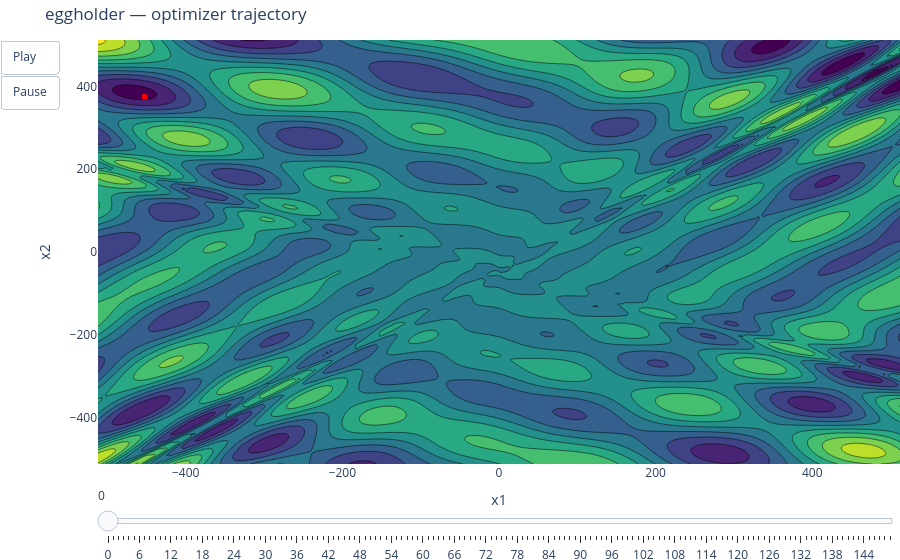

The cell this chart's notebook holds for it:
### Code cell
plot_contour_with_trajectory(L.eggholder, result).show()

### Figure 1 — Plotly figure (JSON) as saved in the notebook; plotly's stock layout.template omitted (floating-point values rounded to 4 significant figures; data arrays with more than 128 entries replaced by an {"elided": "..."} marker saying what was removed)
{"data": [{"colorscale": [[0.0, "#440154"], [0.1111, "#482878"], [0.2222, "#3e4989"], [0.3333, "#31688e"], [0.4444, "#26828e"], [0.5556, "#1f9e89"], [0.6667, "#35b779"], [0.7778, "#6ece58"], [0.8889, "#b5de2b"], [1.0, "#fde725"]], "showscale": false, "type": "contour", "x": {"elided": "200 float values"}, "y": {"elided": "200 float values"}, "z": {"elided": "200x200 float values"}}, {"line": {"color": "red"}, "marker": {"color": "red", "size": 6}, "mode": "lines+markers", "type": "scatter", "x": [-452.5], "y": [375.0]}], "layout": {"margin": {"b": 0, "l": 0, "r": 0, "t": 40}, "sliders": [{"steps": [{"args": [["0"], {"frame": {"duration": 0, "redraw": true}, "mode": "immediate"}], "label": "0", "method": "animate"}, {"args": [["1"], {"frame": {"duration": 0, "redraw": true}, "mode": "immediate"}], "label": "1", "method": "animate"}, {"args": [["2"], {"frame": {"duration": 0, "redraw": true}, "mode": "immediate"}], "label": "2", "method": "animate"}, {"args": [["3"], {"frame": {"duration": 0, "redraw": true}, "mode": "immediate"}], "label": "3", "method": "animate"}, {"args": [["4"], {"frame": {"duration": 0, "redraw": true}, "mode": "immediate"}], "label": "4", "method": "animate"}, {"args": [["5"], {"frame": {"duration": 0, "redraw": true}, "mode": "immediate"}], "label": "5", "method": "animate"}, {"args": [["6"], {"frame": {"duration": 0, "redraw": true}, "mode": "immediate"}], "label": "6", "method": "animate"}, {"args": [["7"], {"frame": {"duration": 0, "redraw": true}, "mode": "immediate"}], "label": "7", "method": "animate"}, {"args": [["8"], {"frame": {"duration": 0, "redraw": true}, "mode": "immediate"}], "label": "8", "method": "animate"}, {"args": [["9"], {"frame": {"duration": 0, "redraw": true}, "mode": "immediate"}], "label": "9", "method": "animate"}, {"args": [["10"], {"frame": {"duration": 0, "redraw": true}, "mode": "immediate"}], "label": "10", "method": "animate"}, {"args": [["11"], {"frame": {"duration": 0, "redraw": true}, "mode": "immediate"}], "label": "11", "method": "animate"}, {"args": [["12"], {"frame": {"duration": 0, "redraw": true}, "mode": "immediate"}], "label": "12", "method": "animate"}, {"args": [["13"], {"frame": {"duration": 0, "redraw": true}, "mode": "immediate"}], "label": "13", "method": "animate"}, {"args": [["14"], {"frame": {"duration": 0, "redraw": true}, "mode": "immediate"}], "label": "14", "method": "animate"}, {"args": [["15"], {"frame": {"duration": 0, "redraw": true}, "mode": "immediate"}], "label": "15", "method": "animate"}, {"args": [["16"], {"frame": {"duration": 0, "redraw": true}, "mode": "immediate"}], "label": "16", "method": "animate"}, {"args": [["17"], {"frame": {"duration": 0, "redraw": true}, "mode": "immediate"}], "label": "17", "method": "animate"}, {"args": [["18"], {"frame": {"duration": 0, "redraw": true}, "mode": "immediate"}], "label": "18", "method": "animate"}, {"args": [["19"], {"frame": {"duration": 0, "redraw": true}, "mode": "immediate"}], "label": "19", "method": "animate"}, {"args": [["20"], {"frame": {"duration": 0, "redraw": true}, "mode": "immediate"}], "label": "20", "method": "animate"}, {"args": [["21"], {"frame": {"duration": 0, "redraw": true}, "mode": "immediate"}], "label": "21", "method": "animate"}, {"args": [["22"], {"frame": {"duration": 0, "redraw": true}, "mode": "immediate"}], "label": "22", "method": "animate"}, {"args": [["23"], {"frame": {"duration": 0, "redraw": true}, "mode": "immediate"}], "label": "23", "method": "animate"}, {"args": [["24"], {"frame": {"duration": 0, "redraw": true}, "mode": "immediate"}], "label": "24", "method": "animate"}, {"args": [["25"], {"frame": {"duration": 0, "redraw": true}, "mode": "immediate"}], "label": "25", "method": "animate"}, {"args": [["26"], {"frame": {"duration": 0, "redraw": true}, "mode": "immediate"}], "label": "26", "method": "animate"}, {"args": [["27"], {"frame": {"duration": 0, "redraw": true}, "mode": "immediate"}], "label": "27", "method": "animate"}, {"args": [["28"], {"frame": {"duration": 0, "redraw": true}, "mode": "immediate"}], "label": "28", "method": "animate"}, {"args": [["29"], {"frame": {"duration": 0, "redraw": true}, "mode": "immediate"}], "label": "29", "method": "animate"}, {"args": [["30"], {"frame": {"duration": 0, "redraw": true}, "mode": "immediate"}], "label": "30", "method": "animate"}, {"args": [["31"], {"frame": {"duration": 0, "redraw": true}, "mode": "immediate"}], "label": "31", "method": "animate"}, {"args": [["32"], {"frame": {"duration": 0, "redraw": true}, "mode": "immediate"}], "label": "32", "method": "animate"}, {"args": [["33"], {"frame": {"duration": 0, "redraw": true}, "mode": "immediate"}], "label": "33", "method": "animate"}, {"args": [["34"], {"frame": {"duration": 0, "redraw": true}, "mode": "immediate"}], "label": "34", "method": "animate"}, {"args": [["35"], {"frame": {"duration": 0, "redraw": true}, "mode": "immediate"}], "label": "35", "method": "animate"}, {"args": [["36"], {"frame": {"duration": 0, "redraw": true}, "mode": "immediate"}], "label": "36", "method": "animate"}, {"args": [["37"], {"frame": {"duration": 0, "redraw": true}, "mode": "immediate"}], "label": "37", "method": "animate"}, {"args": [["38"], {"frame": {"duration": 0, "redraw": true}, "mode": "immediate"}], "label": "38", "method": "animate"}, {"args": [["39"], {"frame": {"duration": 0, "redraw": true}, "mode": "immediate"}], "label": "39", "method": "animate"}, {"args": [["40"], {"frame": {"duration": 0, "redraw": true}, "mode": "immediate"}], "label": "40", "method": "animate"}, {"args": [["41"], {"frame": {"duration": 0, "redraw": true}, "mode": "immediate"}], "label": "41", "method": "animate"}, {"args": [["42"], {"frame": {"duration": 0, "redraw": true}, "mode": "immediate"}], "label": "42", "method": "animate"}, {"args": [["43"], {"frame": {"duration": 0, "redraw": true}, "mode": "immediate"}], "label": "43", "method": "animate"}, {"args": [["44"], {"frame": {"duration": 0, "redraw": true}, "mode": "immediate"}], "label": "44", "method": "animate"}, {"args": [["45"], {"frame": {"duration": 0, "redraw": true}, "mode": "immediate"}], "label": "45", "method": "animate"}, {"args": [["46"], {"frame": {"duration": 0, "redraw": true}, "mode": "immediate"}], "label": "46", "method": "animate"}, {"args": [["47"], {"frame": {"duration": 0, "redraw": true}, "mode": "immediate"}], "label": "47", "method": "animate"}, {"args": [["48"], {"frame": {"duration": 0, "redraw": true}, "mode": "immediate"}], "label": "48", "method": "animate"}, {"args": [["49"], {"frame": {"duration": 0, "redraw": true}, "mode": "immediate"}], "label": "49", "method": "animate"}, {"args": [["50"], {"frame": {"duration": 0, "redraw": true}, "mode": "immediate"}], "label": "50", "method": "animate"}, {"args": [["51"], {"frame": {"duration": 0, "redraw": true}, "mode": "immediate"}], "label": "51", "method": "animate"}, {"args": [["52"], {"frame": {"duration": 0, "redraw": true}, "mode": "immediate"}], "label": "52", "method": "animate"}, {"args": [["53"], {"frame": {"duration": 0, "redraw": true}, "mode": "immediate"}], "label": "53", "method": "animate"}, {"args": [["54"], {"frame": {"duration": 0, "redraw": true}, "mode": "immediate"}], "label": "54", "method": "animate"}, {"args": [["55"], {"frame": {"duration": 0, "redraw": true}, "mode": "immediate"}], "label": "55", "method": "animate"}, {"args": [["56"], {"frame": {"duration": 0, "redraw": true}, "mode": "immediate"}], "label": "56", "method": "animate"}, {"args": [["57"], {"frame": {"duration": 0, "redraw": true}, "mode": "immediate"}], "label": "57", "method": "animate"}, {"args": [["58"], {"frame": {"duration": 0, "redraw": true}, "mode": "immediate"}], "label": "58", "method": "animate"}, {"args": [["59"], {"frame": {"duration": 0, "redraw": true}, "mode": "immediate"}], "label": "59", "method": "animate"}, {"args": [["60"], {"frame": {"duration": 0, "redraw": true}, "mode": "immediate"}], "label": "60", "method": "animate"}, {"args": [["61"], {"frame": {"duration": 0, "redraw": true}, "mode": "immediate"}], "label": "61", "method": "animate"}, {"args": [["62"], {"frame": {"duration": 0, "redraw": true}, "mode": "immediate"}], "label": "62", "method": "animate"}, {"args": [["63"], {"frame": {"duration": 0, "redraw": true}, "mode": "immediate"}], "label": "63", "method": "animate"}, {"args": [["64"], {"frame": {"duration": 0, "redraw": true}, "mode": "immediate"}], "label": "64", "method": "animate"}, {"args": [["65"], {"frame": {"duration": 0, "redraw": true}, "mode": "immediate"}], "label": "65", "method": "animate"}, {"args": [["66"], {"frame": {"duration": 0, "redraw": true}, "mode": "immediate"}], "label": "66", "method": "animate"}, {"args": [["67"], {"frame": {"duration": 0, "redraw": true}, "mode": "immediate"}], "label": "67", "method": "animate"}, {"args": [["68"], {"frame": {"duration": 0, "redraw": true}, "mode": "immediate"}], "label": "68", "method": "animate"}, {"args": [["69"], {"frame": {"duration": 0, "redraw": true}, "mode": "immediate"}], "label": "69", "method": "animate"}, {"args": [["70"], {"frame": {"duration": 0, "redraw": true}, "mode": "immediate"}], "label": "70", "method": "animate"}, {"args": [["71"], {"frame": {"duration": 0, "redraw": true}, "mode": "immediate"}], "label": "71", "method": "animate"}, {"args": [["72"], {"frame": {"duration": 0, "redraw": true}, "mode": "immediate"}], "label": "72", "method": "animate"}, {"args": [["73"], {"frame": {"duration": 0, "redraw": true}, "mode": "immediate"}], "label": "73", "method": "animate"}, {"args": [["74"], {"frame": {"duration": 0, "redraw": true}, "mode": "immediate"}], "label": "74", "method": "animate"}, {"args": [["75"], {"frame": {"duration": 0, "redraw": true}, "mode": "immediate"}], "label": "75", "method": "animate"}, {"args": [["76"], {"frame": {"duration": 0, "redraw": true}, "mode": "immediate"}], "label": "76", "method": "animate"}, {"args": [["77"], {"frame": {"duration": 0, "redraw": true}, "mode": "immediate"}], "label": "77", "method": "animate"}, {"args": [["78"], {"frame": {"duration": 0, "redraw": true}, "mode": "immediate"}], "label": "78", "method": "animate"}, {"args": [["79"], {"frame": {"duration": 0, "redraw": true}, "mode": "immediate"}], "label": "79", "method": "animate"}, {"args": [["80"], {"frame": {"duration": 0, "redraw": true}, "mode": "immediate"}], "label": "80", "method": "animate"}, {"args": [["81"], {"frame": {"duration": 0, "redraw": true}, "mode": "immediate"}], "label": "81", "method": "animate"}, {"args": [["82"], {"frame": {"duration": 0, "redraw": true}, "mode": "immediate"}], "label": "82", "method": "animate"}, {"args": [["83"], {"frame": {"duration": 0, "redraw": true}, "mode": "immediate"}], "label": "83", "method": "animate"}, {"args": [["84"], {"frame": {"duration": 0, "redraw": true}, "mode": "immediate"}], "label": "84", "method": "animate"}, {"args": [["85"], {"frame": {"duration": 0, "redraw": true}, "mode": "immediate"}], "label": "85", "method": "animate"}, {"args": [["86"], {"frame": {"duration": 0, "redraw": true}, "mode": "immediate"}], "label": "86", "method": "animate"}, {"args": [["87"], {"frame": {"duration": 0, "redraw": true}, "mode": "immediate"}], "label": "87", "method": "animate"}, {"args": [["88"], {"frame": {"duration": 0, "redraw": true}, "mode": "immediate"}], "label": "88", "method": "animate"}, {"args": [["89"], {"frame": {"duration": 0, "redraw": true}, "mode": "immediate"}], "label": "89", "method": "animate"}, {"args": [["90"], {"frame": {"duration": 0, "redraw": true}, "mode": "immediate"}], "label": "90", "method": "animate"}, {"args": [["91"], {"frame": {"duration": 0, "redraw": true}, "mode": "immediate"}], "label": "91", "method": "animate"}, {"args": [["92"], {"frame": {"duration": 0, "redraw": true}, "mode": "immediate"}], "label": "92", "method": "animate"}, {"args": [["93"], {"frame": {"duration": 0, "redraw": true}, "mode": "immediate"}], "label": "93", "method": "animate"}, {"args": [["94"], {"frame": {"duration": 0, "redraw": true}, "mode": "immediate"}], "label": "94", "method": "animate"}, {"args": [["95"], {"frame": {"duration": 0, "redraw": true}, "mode": "immediate"}], "label": "95", "method": "animate"}, {"args": [["96"], {"frame": {"duration": 0, "redraw": true}, "mode": "immediate"}], "label": "96", "method": "animate"}, {"args": [["97"], {"frame": {"duration": 0, "redraw": true}, "mode": "immediate"}], "label": "97", "method": "animate"}, {"args": [["98"], {"frame": {"duration": 0, "redraw": true}, "mode": "immediate"}], "label": "98", "method": "animate"}, {"args": [["99"], {"frame": {"duration": 0, "redraw": true}, "mode": "immediate"}], "label": "99", "method": "animate"}, {"args": [["100"], {"frame": {"duration": 0, "redraw": true}, "mode": "immediate"}], "label": "100", "method": "animate"}, {"args": [["101"], {"frame": {"duration": 0, "redraw": true}, "mode": "immediate"}], "label": "101", "method": "animate"}, {"args": [["102"], {"frame": {"duration": 0, "redraw": true}, "mode": "immediate"}], "label": "102", "method": "animate"}, {"args": [["103"], {"frame": {"duration": 0, "redraw": true}, "mode": "immediate"}], "label": "103", "method": "animate"}, {"args": [["104"], {"frame": {"duration": 0, "redraw": true}, "mode": "immediate"}], "label": "104", "method": "animate"}, {"args": [["105"], {"frame": {"duration": 0, "redraw": true}, "mode": "immediate"}], "label": "105", "method": "animate"}, {"args": [["106"], {"frame": {"duration": 0, "redraw": true}, "mode": "immediate"}], "label": "106", "method": "animate"}, {"args": [["107"], {"frame": {"duration": 0, "redraw": true}, "mode": "immediate"}], "label": "107", "method": "animate"}, {"args": [["108"], {"frame": {"duration": 0, "redraw": true}, "mode": "immediate"}], "label": "108", "method": "animate"}, {"args": [["109"], {"frame": {"duration": 0, "redraw": true}, "mode": "immediate"}], "label": "109", "method": "animate"}, {"args": [["110"], {"frame": {"duration": 0, "redraw": true}, "mode": "immediate"}], "label": "110", "method": "animate"}, {"args": [["111"], {"frame": {"duration": 0, "redraw": true}, "mode": "immediate"}], "label": "111", "method": "animate"}, {"args": [["112"], {"frame": {"duration": 0, "redraw": true}, "mode": "immediate"}], "label": "112", "method": "animate"}, {"args": [["113"], {"frame": {"duration": 0, "redraw": true}, "mode": "immediate"}], "label": "113", "method": "animate"}, {"args": [["114"], {"frame": {"duration": 0, "redraw": true}, "mode": "immediate"}], "label": "114", "method": "animate"}, {"args": [["115"], {"frame": {"duration": 0, "redraw": true}, "mode": "immediate"}], "label": "115", "method": "animate"}, {"args": [["116"], {"frame": {"duration": 0, "redraw": true}, "mode": "immediate"}], "label": "116", "method": "animate"}, {"args": [["117"], {"frame": {"duration": 0, "redraw": true}, "mode": "immediate"}], "label": "117", "method": "animate"}, {"args": [["118"], {"frame": {"duration": 0, "redraw": true}, "mode": "immediate"}], "label": "118", "method": "animate"}, {"args": [["119"], {"frame": {"duration": 0, "redraw": true}, "mode": "immediate"}], "label": "119", "method": "animate"}, {"args": [["120"], {"frame": {"duration": 0, "redraw": true}, "mode": "immediate"}], "label": "120", "method": "animate"}, {"args": [["121"], {"frame": {"duration": 0, "redraw": true}, "mode": "immediate"}], "label": "121", "method": "animate"}, {"args": [["122"], {"frame": {"duration": 0, "redraw": true}, "mode": "immediate"}], "label": "122", "method": "animate"}, {"args": [["123"], {"frame": {"duration": 0, "redraw": true}, "mode": "immediate"}], "label": "123", "method": "animate"}, {"args": [["124"], {"frame": {"duration": 0, "redraw": true}, "mode": "immediate"}], "label": "124", "method": "animate"}, {"args": [["125"], {"frame": {"duration": 0, "redraw": true}, "mode": "immediate"}], "label": "125", "method": "animate"}, {"args": [["126"], {"frame": {"duration": 0, "redraw": true}, "mode": "immediate"}], "label": "126", "method": "animate"}, {"args": [["127"], {"frame": {"duration": 0, "redraw": true}, "mode": "immediate"}], "label": "127", "method": "animate"}, {"args": [["128"], {"frame": {"duration": 0, "redraw": true}, "mode": "immediate"}], "label": "128", "method": "animate"}, {"args": [["129"], {"frame": {"duration": 0, "redraw": true}, "mode": "immediate"}], "label": "129", "method": "animate"}, {"args": [["130"], {"frame": {"duration": 0, "redraw": true}, "mode": "immediate"}], "label": "130", "method": "animate"}, {"args": [["131"], {"frame": {"duration": 0, "redraw": true}, "mode": "immediate"}], "label": "131", "method": "animate"}, {"args": [["132"], {"frame": {"duration": 0, "redraw": true}, "mode": "immediate"}], "label": "132", "method": "animate"}, {"args": [["133"], {"frame": {"duration": 0, "redraw": true}, "mode": "immediate"}], "label": "133", "method": "animate"}, {"args": [["134"], {"frame": {"duration": 0, "redraw": true}, "mode": "immediate"}], "label": "134", "method": "animate"}, {"args": [["135"], {"frame": {"duration": 0, "redraw": true}, "mode": "immediate"}], "label": "135", "method": "animate"}, {"args": [["136"], {"frame": {"duration": 0, "redraw": true}, "mode": "immediate"}], "label": "136", "method": "animate"}, {"args": [["137"], {"frame": {"duration": 0, "redraw": true}, "mode": "immediate"}], "label": "137", "method": "animate"}, {"args": [["138"], {"frame": {"duration": 0, "redraw": true}, "mode": "immediate"}], "label": "138", "method": "animate"}, {"args": [["139"], {"frame": {"duration": 0, "redraw": true}, "mode": "immediate"}], "label": "139", "method": "animate"}, {"args": [["140"], {"frame": {"duration": 0, "redraw": true}, "mode": "immediate"}], "label": "140", "method": "animate"}, {"args": [["141"], {"frame": {"duration": 0, "redraw": true}, "mode": "immediate"}], "label": "141", "method": "animate"}, {"args": [["142"], {"frame": {"duration": 0, "redraw": true}, "mode": "immediate"}], "label": "142", "method": "animate"}, {"args": [["143"], {"frame": {"duration": 0, "redraw": true}, "mode": "immediate"}], "label": "143", "method": "animate"}, {"args": [["144"], {"frame": {"duration": 0, "redraw": true}, "mode": "immediate"}], "label": "144", "method": "animate"}, {"args": [["145"], {"frame": {"duration": 0, "redraw": true}, "mode": "immediate"}], "label": "145", "method": "animate"}, {"args": [["146"], {"frame": {"duration": 0, "redraw": true}, "mode": "immediate"}], "label": "146", "method": "animate"}, {"args": [["147"], {"frame": {"duration": 0, "redraw": true}, "mode": "immediate"}], "label": "147", "method": "animate"}, {"args": [["148"], {"frame": {"duration": 0, "redraw": true}, "mode": "immediate"}], "label": "148", "method": "animate"}, {"args": [["149"], {"frame": {"duration": 0, "redraw": true}, "mode": "immediate"}], "label": "149", "method": "animate"}]}], "title": {"text": "eggholder — optimizer trajectory"}, "updatemenus": [{"buttons": [{"args": [null, {"frame": {"duration": 80, "redraw": true}, "fromcurrent": true}], "label": "Play", "method": "animate"}, {"args": [[null], {"frame": {"duration": 0, "redraw": false}, "mode": "immediate"}], "label": "Pause", "method": "animate"}], "showactive": false, "type": "buttons"}], "xaxis": {"title": {"text": "x1"}}, "yaxis": {"title": {"text": "x2"}}}}
